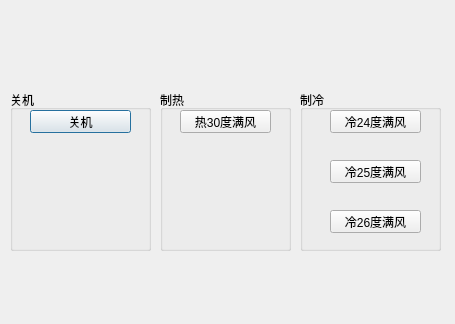
<?xml version="1.0" encoding="UTF-8"?>
<ui version="4.0">
 <class>Dialog</class>
 <widget class="QDialog" name="Dialog">
  <property name="geometry">
   <rect>
    <x>0</x>
    <y>0</y>
    <width>455</width>
    <height>324</height>
   </rect>
  </property>
  <property name="windowTitle">
   <string>工作室美的空调遥控 v1.1 by yangqf</string>
  </property>
  <widget class="QGroupBox" name="groupBox">
   <property name="geometry">
    <rect>
     <x>10</x>
     <y>90</y>
     <width>141</width>
     <height>161</height>
    </rect>
   </property>
   <property name="title">
    <string>关机</string>
   </property>
   <widget class="QPushButton" name="Close">
    <property name="geometry">
     <rect>
      <x>20</x>
      <y>20</y>
      <width>101</width>
      <height>23</height>
     </rect>
    </property>
    <property name="text">
     <string>关机</string>
    </property>
   </widget>
  </widget>
  <widget class="QGroupBox" name="groupBox_2">
   <property name="geometry">
    <rect>
     <x>160</x>
     <y>90</y>
     <width>131</width>
     <height>161</height>
    </rect>
   </property>
   <property name="title">
    <string>制热</string>
   </property>
   <widget class="QPushButton" name="hot_30">
    <property name="geometry">
     <rect>
      <x>20</x>
      <y>20</y>
      <width>91</width>
      <height>23</height>
     </rect>
    </property>
    <property name="text">
     <string>热30度满风</string>
    </property>
   </widget>
  </widget>
  <widget class="QGroupBox" name="groupBox_3">
   <property name="geometry">
    <rect>
     <x>300</x>
     <y>90</y>
     <width>141</width>
     <height>161</height>
    </rect>
   </property>
   <property name="title">
    <string>制冷</string>
   </property>
   <widget class="QPushButton" name="cold_24">
    <property name="geometry">
     <rect>
      <x>30</x>
      <y>20</y>
      <width>91</width>
      <height>23</height>
     </rect>
    </property>
    <property name="text">
     <string>冷24度满风</string>
    </property>
   </widget>
   <widget class="QPushButton" name="cold_26">
    <property name="geometry">
     <rect>
      <x>30</x>
      <y>120</y>
      <width>91</width>
      <height>23</height>
     </rect>
    </property>
    <property name="text">
     <string>冷26度满风</string>
    </property>
   </widget>
   <widget class="QPushButton" name="Open_cold">
    <property name="geometry">
     <rect>
      <x>30</x>
      <y>70</y>
      <width>91</width>
      <height>23</height>
     </rect>
    </property>
    <property name="text">
     <string>冷25度满风</string>
    </property>
   </widget>
  </widget>
 </widget>
 <layoutdefault spacing="6" margin="11"/>
 <resources/>
 <connections/>
</ui>
